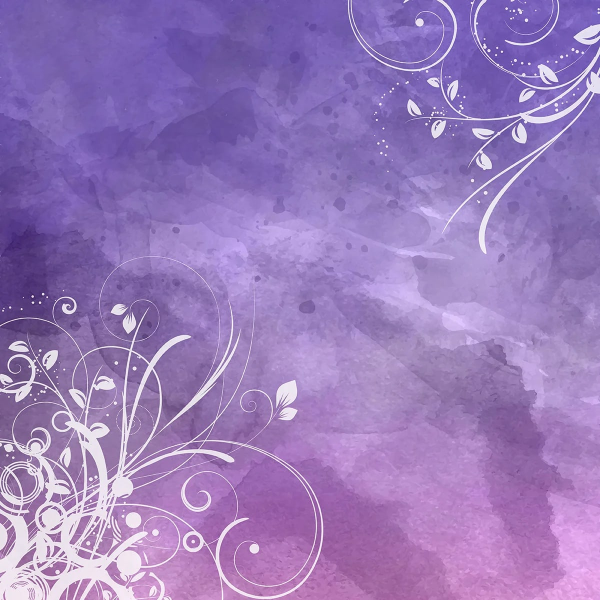
#> input picture MatPlot_HW3/fon.jpg, 1200 x 1200 px (shown at 1/2 size)
$ python plot.py
#> lines starting #> are read from the running program, lines starting #| are printed output that depends on the picture
#!/home/alexmakh/miniconda3/bin/python3
import numpy as np
import matplotlib.pyplot as plt
import matplotlib as mpl
import matplotlib.patheffects as path_effects

# Создаю фигуру
fig = plt.figure()

# Дабавляю один список axes
ax = fig.add_subplot(111)

# Привожу в похожий вид саму фигуру:
# Название графика
ax.set_title('BMF plotting', fontsize=60,
             fontweight='bold', color='g', pad=170,
             path_effects=[path_effects.withSimplePatchShadow()])

# Обозначения осей
ax.set_xlabel(r'$lg \ R_{e}$', fontsize=25, color='darkviolet')
ax.text(2.35, 1.13, r'$lg \ (100\varphi)$', style='oblique', color='purple',
        fontweight='normal', fontsize=25)

# Какой-то рандомный текст, который был в образце под названием графика
ax.text(4.2, 1.05, 'kek lol arbidol\nlol kek cheburek',
        style='oblique', color='w', fontweight='normal',
        fontsize=35,  # Текст с "оберткой":
        bbox={'facecolor': 'red', 'alpha': 1, 'pad': 10,
              'path_effects': [path_effects.withSimplePatchShadow()]},
        path_effects=[path_effects.withSimplePatchShadow()])
ax.text(2.7, 1.25, r'OMG its PyPlot:', style='oblique', color='y',
        fontweight='bold', fontsize=35)

# Область определения функции
ax.text(4.1, 1.25, r'$4000<Re<80\frac{d}{\Delta}$', color='red', fontsize=35)

# Функция, которые также были под названием
ax.text(5.4, 1.25, r'$\varphi=f(R_{e})$', color='darkviolet', fontsize=35,
        path_effects=[path_effects.withSimplePatchShadow()])

# Текст внутри графика
ax.text(3, 0.48, r'$E=mc^2$', fontsize=15,
        bbox={'facecolor': 'w', 'alpha': 1, 'pad': 5})
ax.text(3.5, 0.7, r'$S=vt$', fontsize=15,
        bbox={'facecolor': 'w', 'alpha': 1, 'pad': 5})
ax.text(4, 0.59, r'$F=ma$', fontsize=15,
        bbox={'facecolor': 'w', 'alpha': 1, 'pad': 5})

# Звиздочка гы-гы-гы
ax.text(2.5, 1.2325, r'$\star$', fontsize=80, color='purple')

# Основные прямые
ax.plot([3.3, 3.3], [0.2, 1.1], linewidth=3, color='red', dashes=[10, 4])
ax.plot([3.3, 5.1], [0.68, 0.2], linewidth=9, color='orange', alpha=1)
ax.plot([2.7, 3.4], [1.1, 0.37], linewidth=9, color='green', alpha=1)

# К сожалению, я не знаю, что за формулы у оставшихся графов, поэтому
# сделал их ввиде прямых

# Основные прямые
las = [0.3, 0.37, 0.44, 0.51, 0.58]
col = ['r', 'b', 'g', 'c', 'm']
j = 0
for i in las:
    x = np.linspace((1.56-i)*15/4, 5.95, 50)
    y = np.linspace(i, i+0.35, 50)
    yer = y + 0.01 * np.random.normal(size=x.shape)
    ax.plot(x, y, '{}'.format(col[j]), linewidth=4)
    ax.plot(x, yer, '{}o'.format(col[j]),
            markeredgecolor='black', markersize=10)
    j += 1

# Перемычка
x = np.linspace(3.3, 3.675, 6)
y = [0.28*i - 0.449 for i in x]
yer = y + 0.01 * np.random.normal(size=x.shape)
ax.plot(x, y, linewidth=4, color='m')
ax.plot(x, yer, 'mo', markeredgecolor='black', markersize=10)
for j in col:
    x = np.linspace(3.3, 3.675, 4)
    y = [0.28*i - 0.449 for i in x]
    yer = y + 0.01 * np.random.normal(size=x.shape)
    ax.plot(x, yer, '{}o'.format(j), markeredgecolor='black', markersize=10)

# На зеленой линии точки
i = 0
for j in col:
    x = np.linspace(3, 3.3, 2+2*i)
    y = [-1.043*i + 3.93 for i in x]
    yer = y + 0.01 * np.random.normal(size=x.shape)
    ax.plot(x, yer, '{}o'.format(j), markeredgecolor='black', markersize=10)
    i += 1

# На оранжевой линии точки
ind = 0
for j in col:
    x = np.linspace(3.675, (1.56-las[ind])*15/4, 20-3*ind)
    y = np.linspace(0.28*3.675-0.449, las[ind], 20-3*ind)
    yer = y + 0.01 * np.random.normal(size=x.shape)
    ax.plot(x, yer, '{}o'.format(j), markeredgecolor='black', markersize=10)
    ind += 1

# Какие-то циферки справа
c = [252, 126, 60, 30.6, 1.5]
j = 0
for i in las:
    ax.text(6.05, i+0.35, r'{}'.format(c[j]), color='r', fontsize=20)
    j += 1

# Тики для оси абсцисс
xticks = np.arange(2.6, 6.2, 0.2)
xtickla = ['' for i in range(len(xticks))]
j = 2
for i in range(3, 7):
    xtickla[j] = '%1.1f' % i
    j += 5
ax.xaxis.set_ticks(xticks)
ax.xaxis.set_ticklabels(xtickla, fontsize=20, color='darkred')

# Тики для оси ординат
yticks = np.arange(0.2, 1.1, 0.1)
ytickla = ['' for i in range(len(yticks))]
j = 0
for i in range(2, 12, 2):
    ytickla[j] = i/10
    j += 2
ax.yaxis.set_ticks(yticks)
ax.yaxis.set_ticklabels(ytickla, fontsize=20, color='darkred')

# Размер фигуры
fig.set_figwidth(15)
fig.set_figheight(10)

# Фоновое изображение
fn = r'fon.jpg'
im = plt.imread(fn)
#> im is the input picture: shape (1200, 1200, 3); mean R, G, B 152.8, 122.8, 186.2
ax.figure.figimage(im,
                   ax.bbox.xmax//2 - im.shape[0]*0.4,
                   ax.bbox.ymax//2 - im.shape[1]//3,
                   alpha=.15, zorder=1)

# Сеточка
ax.grid(axis='both', color='black', linewidth=2)

# Размер осей
ax.axis([2.6, 6.0, 0.2, 1.1])

# Поехали!
plt.show()
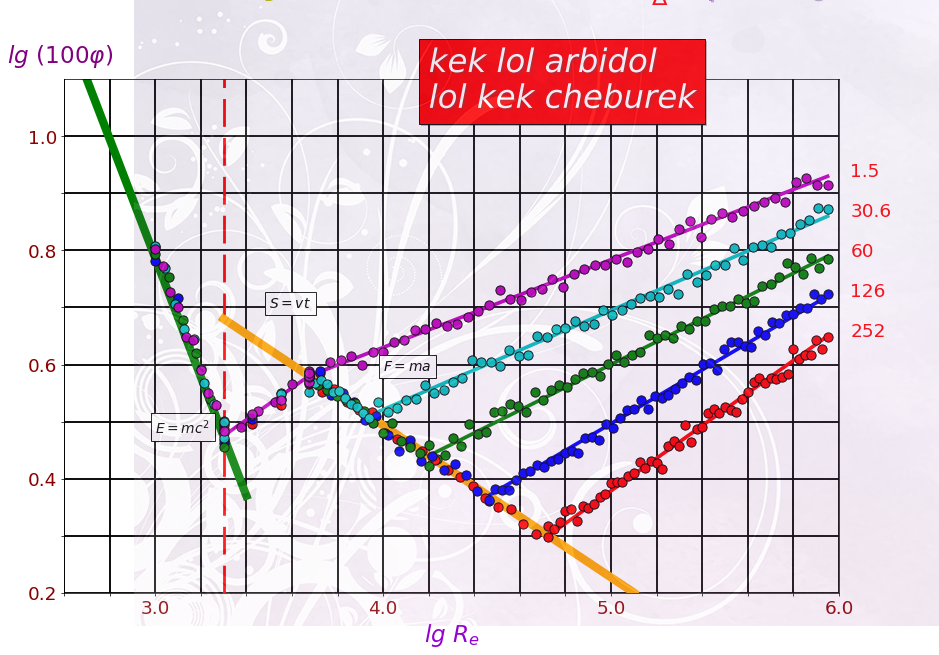
#> figure drawn by matplotlib, 1 panel
